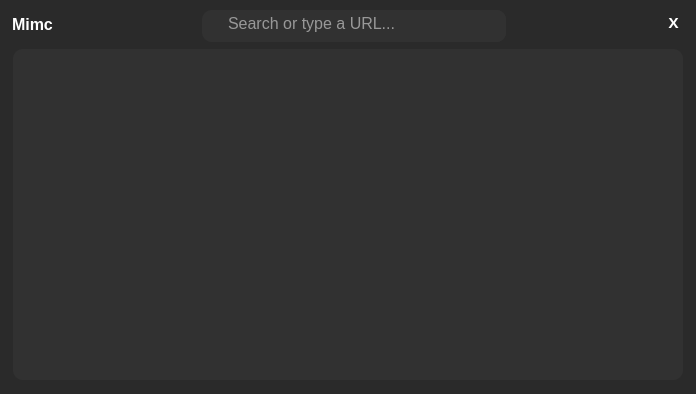
<?xml version="1.0" encoding="UTF-8"?>
<ui version="4.0">
 <class>Actiontify</class>
 <widget class="QWidget" name="Actiontify">
  <property name="geometry">
   <rect>
    <x>0</x>
    <y>0</y>
    <width>696</width>
    <height>394</height>
   </rect>
  </property>
  <property name="windowTitle">
   <string>Actiontify</string>
  </property>
  <property name="styleSheet">
   <string notr="true">background-color: rgb(42, 42, 42)</string>
  </property>
  <widget class="QFrame" name="frame">
   <property name="geometry">
    <rect>
     <x>0</x>
     <y>0</y>
     <width>696</width>
     <height>394</height>
    </rect>
   </property>
   <property name="styleSheet">
    <string notr="true">border-radius: 10px</string>
   </property>
   <property name="frameShape">
    <enum>QFrame::StyledPanel</enum>
   </property>
   <property name="frameShadow">
    <enum>QFrame::Raised</enum>
   </property>
   <widget class="QFrame" name="web">
    <property name="geometry">
     <rect>
      <x>13</x>
      <y>49</y>
      <width>670</width>
      <height>331</height>
     </rect>
    </property>
    <property name="styleSheet">
     <string notr="true">background-color: rgb(49, 49, 49);
border-radius: 10px
</string>
    </property>
    <property name="frameShape">
     <enum>QFrame::StyledPanel</enum>
    </property>
    <property name="frameShadow">
     <enum>QFrame::Raised</enum>
    </property>
   </widget>
   <widget class="QFrame" name="titlebar">
    <property name="geometry">
     <rect>
      <x>-4</x>
      <y>0</y>
      <width>811</width>
      <height>45</height>
     </rect>
    </property>
    <property name="styleSheet">
     <string notr="true">background: none</string>
    </property>
    <property name="frameShape">
     <enum>QFrame::StyledPanel</enum>
    </property>
    <property name="frameShadow">
     <enum>QFrame::Raised</enum>
    </property>
    <widget class="QFrame" name="frame_4">
     <property name="geometry">
      <rect>
       <x>206</x>
       <y>10</y>
       <width>304</width>
       <height>32</height>
      </rect>
     </property>
     <property name="styleSheet">
      <string notr="true">background-color: rgb(49, 49, 49);
border-radius: 10px;
color: white
</string>
     </property>
     <property name="frameShape">
      <enum>QFrame::StyledPanel</enum>
     </property>
     <property name="frameShadow">
      <enum>QFrame::Raised</enum>
     </property>
     <widget class="QTextEdit" name="Search">
      <property name="geometry">
       <rect>
        <x>22</x>
        <y>0</y>
        <width>282</width>
        <height>32</height>
       </rect>
      </property>
      <property name="font">
       <font>
        <family>Yu Gothic UI</family>
        <pointsize>12</pointsize>
       </font>
      </property>
      <property name="styleSheet">
       <string notr="true">color: white</string>
      </property>
      <property name="frameShape">
       <enum>QFrame::Box</enum>
      </property>
      <property name="tabChangesFocus">
       <bool>false</bool>
      </property>
      <property name="documentTitle">
       <string/>
      </property>
      <property name="lineWrapMode">
       <enum>QTextEdit::NoWrap</enum>
      </property>
      <property name="html">
       <string>&lt;!DOCTYPE HTML PUBLIC &quot;-//W3C//DTD HTML 4.0//EN&quot; &quot;http://www.w3.org/TR/REC-html40/strict.dtd&quot;&gt;
&lt;html&gt;&lt;head&gt;&lt;meta name=&quot;qrichtext&quot; content=&quot;1&quot; /&gt;&lt;style type=&quot;text/css&quot;&gt;
p, li { white-space: pre-wrap; }
&lt;/style&gt;&lt;/head&gt;&lt;body style=&quot; font-family:'Yu Gothic UI'; font-size:12pt; font-weight:400; font-style:normal;&quot;&gt;
&lt;p style=&quot;-qt-paragraph-type:empty; margin-top:0px; margin-bottom:0px; margin-left:0px; margin-right:0px; -qt-block-indent:0; text-indent:0px;&quot;&gt;&lt;br /&gt;&lt;/p&gt;&lt;/body&gt;&lt;/html&gt;</string>
      </property>
      <property name="placeholderText">
       <string>Search or type a URL...</string>
      </property>
     </widget>
     <widget class="QLabel" name="label_4">
      <property name="geometry">
       <rect>
        <x>4</x>
        <y>6</y>
        <width>20</width>
        <height>20</height>
       </rect>
      </property>
      <property name="styleSheet">
       <string notr="true">border-radius: 10px</string>
      </property>
      <property name="text">
       <string/>
      </property>
      <property name="textFormat">
       <enum>Qt::RichText</enum>
      </property>
      <property name="pixmap">
       <pixmap>../../../../Actiontify/ui/resources/search.png</pixmap>
      </property>
      <property name="scaledContents">
       <bool>true</bool>
      </property>
     </widget>
    </widget>
    <widget class="QLabel" name="label">
     <property name="geometry">
      <rect>
       <x>16</x>
       <y>12</y>
       <width>126</width>
       <height>24</height>
      </rect>
     </property>
     <property name="font">
      <font>
       <family>Yu Gothic UI</family>
       <pointsize>12</pointsize>
       <weight>75</weight>
       <bold>true</bold>
      </font>
     </property>
     <property name="styleSheet">
      <string notr="true">color: white</string>
     </property>
     <property name="text">
      <string>Mimc</string>
     </property>
    </widget>
    <widget class="QPushButton" name="Close">
     <property name="geometry">
      <rect>
       <x>670</x>
       <y>12</y>
       <width>15</width>
       <height>20</height>
      </rect>
     </property>
     <property name="font">
      <font>
       <family>Yu Gothic UI Semibold</family>
       <pointsize>11</pointsize>
       <weight>75</weight>
       <bold>true</bold>
      </font>
     </property>
     <property name="styleSheet">
      <string notr="true">color: white;
border-radius: 10px</string>
     </property>
     <property name="text">
      <string>X</string>
     </property>
    </widget>
   </widget>
  </widget>
 </widget>
 <resources/>
 <connections/>
</ui>
